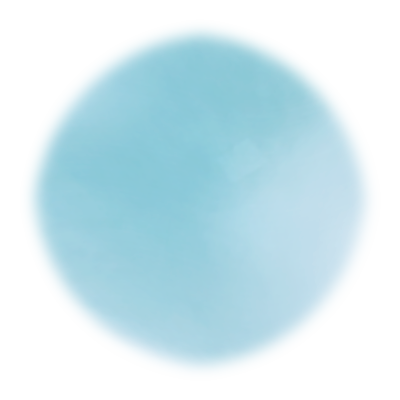
#> input picture verification/continuous-water-prototype/neutral-water-volume.png, 400 x 400 px; the run also reads 1 picture not shown here
$ python build_m2_2_volume_spike.py
#> lines starting #> are read from the running program, lines starting #| are printed output that depends on the picture; after the words box and inside, x2 and y2 are one past the last pixel; in counts of white or black regions, pixels touching at a corner belong together
from pathlib import Path
import json
import math
import numpy as np
from PIL import Image, ImageDraw

ROOT = Path(__file__).parent
OUT = ROOT
W = H = 400
SLICES = 8


def rgba(name):
#> called with name = 'neutral-water-volume.png'
    return np.asarray(Image.open(ROOT / name).convert('RGBA')).astype(np.float32) / 255.0
#> call 2 of rgba, with name = 'neutral-thickness.png'
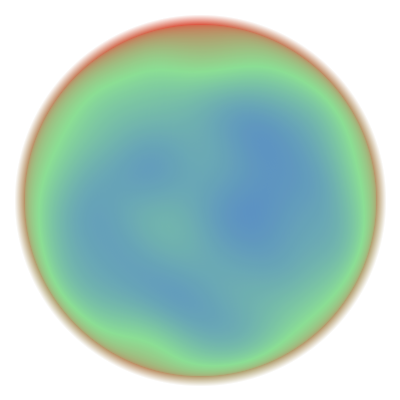
#> input picture verification/continuous-water-prototype/neutral-thickness.png, 400 x 400 px


def gray(name):
#> called with name = 'formal-silhouette-mask.png'
    return np.asarray(Image.open(ROOT / name).convert('L')).astype(np.float32) / 255.0
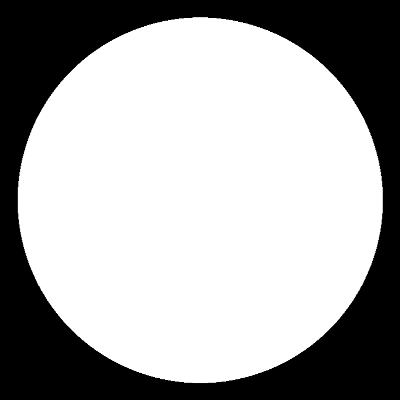
#> input picture verification/continuous-water-prototype/formal-silhouette-mask.png, 400 x 400 px
#> returned value: shape (400, 400) float32


def save_rgba(path, rgb, alpha):
    arr = np.concatenate([np.clip(rgb, 0, 1), np.clip(alpha[..., None], 0, 1)], axis=2)
    Image.fromarray(np.round(arr * 255).astype(np.uint8), 'RGBA').save(path)


volume = rgba('neutral-water-volume.png')
thickness_rgb = volume.copy()
thickness_rgb = rgba('neutral-thickness.png')
detail = rgba('neutral-water-detail.png')
mask = gray('formal-silhouette-mask.png')
film = rgba('formal-outer-film-crop.png')
#> call 4 of rgba, with name = 'formal-outer-film-crop.png'
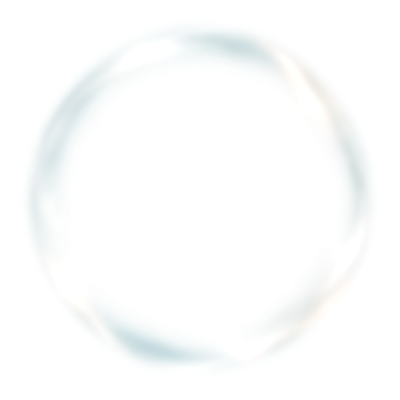
#> input picture verification/final-art-025-material-test/inputs/formal-outer-film-crop.png, 400 x 400 px, found by its file name
base_rgb = volume[..., :3]
base_density = volume[..., 3]
detail_a = detail[..., 3]
# Same semantic conversion used by the M2.1 shader, kept as derived data only.
th = np.clip(0.48 + 0.62 * (thickness_rgb[..., 0] - thickness_rgb[..., 2]) + 0.12 * (thickness_rgb[..., 1] - 0.5), 0.06, 0.94)

# Build a deterministic 8-slice atlas. This is a derived representation, not a
# replacement source: local mass, luminance and thickness gradients determine two
# depth-separated internal bands. The two bands have different depth centres and
# scattering colors, so Z is not represented by alpha-only copies.
luma = np.dot(base_rgb, np.array([0.22, 0.68, 0.10], dtype=np.float32))
gty, gtx = np.gradient(th)
gly, glx = np.gradient(luma)
grad_mag = np.sqrt(gtx * gtx + gty * gty + glx * glx + gly * gly)
grad_norm = np.clip(grad_mag / (np.percentile(grad_mag, 92) + 1e-5), 0, 1)
# Deterministic local coordinate field derived from source gradients and authored mass.
flow_field = np.tanh(1.8 * (0.68 * (luma - 0.5) + 0.32 * (th - 0.5)) + 0.9 * (gtx - gly))
mass = np.clip(base_density * mask, 0, 1)
front_weight = np.clip(0.50 + 0.30 * flow_field + 0.10 * (luma - 0.5), 0.12, 0.88)
rear_weight = 1.0 - front_weight
center_shift = 0.10 * flow_field + 0.06 * (th - 0.5) + 0.035 * (luma - 0.5)
front_center = np.clip(0.34 + center_shift, 0.12, 0.56)
rear_center = np.clip(0.66 + center_shift, 0.44, 0.88)
front_spread = 0.075 + 0.095 * (1.0 - th) + 0.025 * grad_norm
rear_spread = 0.085 + 0.085 * (1.0 - th) + 0.020 * grad_norm
slices = []
for i in range(SLICES):
    z = (i + 0.5) / SLICES
    front_band = np.exp(-((z - front_center) / np.maximum(front_spread, 0.025)) ** 2 * 2.2)
    rear_band = np.exp(-((z - rear_center) / np.maximum(rear_spread, 0.025)) ** 2 * 2.2)
    edge_veil = 0.12 + 0.20 * (1.0 - np.abs(2.0 * z - 1.0))
    alpha = mass * np.clip(edge_veil + 0.82 * (front_weight * front_band + rear_weight * rear_band), 0, 1)
    alpha = np.clip(alpha * (0.78 + 0.22 * (0.65 + 0.35 * th)), 0, 1)
    lobe = np.clip(front_weight * front_band + rear_weight * rear_band, 0, 1)
    # Depth-dependent scattering keeps the source RGB identity but lets internal
    # bands read as different material layers without adding a cyan overlay.
    depth_tint = 0.90 + 0.16 * lobe + 0.045 * (z - 0.5)
    rgb = np.clip(base_rgb * depth_tint[..., None] + np.array([0.006, 0.018, 0.020], dtype=np.float32) * lobe[..., None], 0, 1)
    save_rgba(OUT / f'm2.2-volume-slice-{i:02d}.png', rgb, alpha)
    slices.append(np.concatenate([rgb, alpha[..., None]], axis=2))
#> after the loop, slices = 8 items

atlas = np.concatenate(slices, axis=1)
Image.fromarray(np.round(np.clip(atlas, 0, 1) * 255).astype(np.uint8), 'RGBA').save(OUT / 'm2.2-volume-slice-atlas.png')

# Density montage for human review.
thumbs = []
for i, sl in enumerate(slices):
    a = np.round(sl[..., 3] * 255).astype(np.uint8)
    im = Image.fromarray(a, 'L').convert('RGB')
    im = im.resize((200, 200), Image.Resampling.BILINEAR)
    draw = ImageDraw.Draw(im)
    draw.rectangle((0, 0, 199, 24), fill=(16, 51, 57))
    draw.text((8, 6), f'z{i}  {((i + .5) / SLICES):.3f}', fill=(232, 250, 250))
    thumbs.append(im)
#> this loop made 8 passes
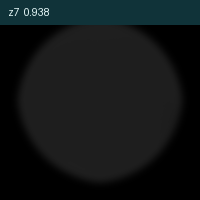
#> im: PIL image 200x200 RGB; mean R, G, B 17.6, 21.9, 22.7
#> after the loop, thumbs = 8 items
montage = Image.new('RGB', (800, 400), (16, 51, 57))
for i, im in enumerate(thumbs):
    montage.paste(im, ((i % 4) * 200, (i // 4) * 200))
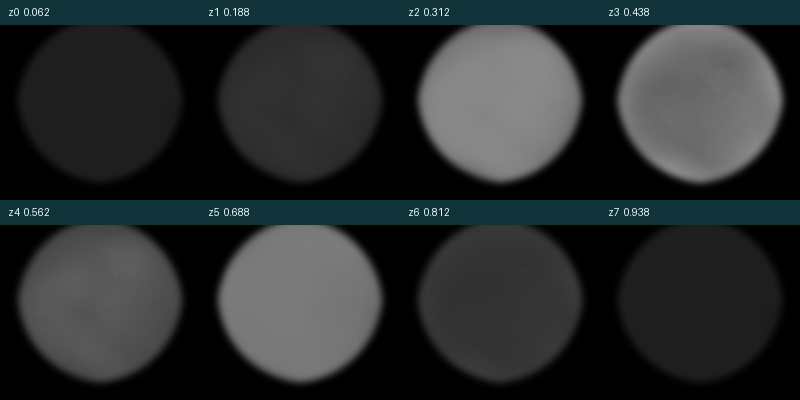
#> montage: PIL image 800x400 RGB; mean R, G, B 40.6, 44.9, 45.6
montage.save(OUT / 'm2.2-z-slice-montage.png')

# CPU mirror of the shader, used only to make deterministic representation evidence.
# It does not stand in for a WebGL runtime pass.
Y, X = np.mgrid[0:H, 0:W]
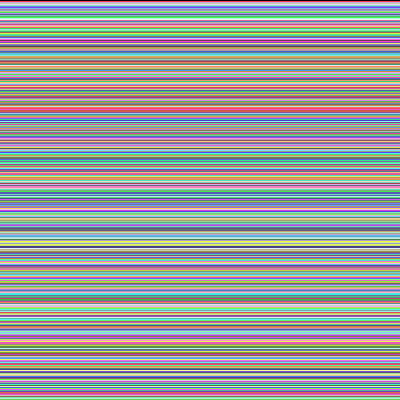
#> Y: shape (400, 400) int64; 400 distinct labels, from 0 to 399; one colour per label, 0 black
p = np.stack([(X + 0.5) / W * 2 - 1, (Y + 0.5) / H * 2 - 1], axis=-1)
r2 = np.sum(p * p, axis=-1)
inside = (r2 <= 1.0) * (mask > 0.02)
#> inside: shape (400, 400) bool; 65.8% white; 1 black region, box (x1, y1, x2, y2) and area: (0, 0, 400, 400) 54681
ray_half = np.sqrt(np.clip(1.0 - r2, 0, 1))
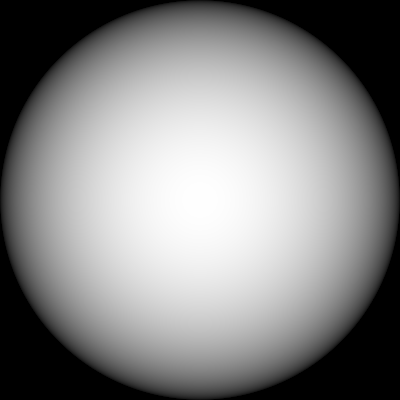
#> ray_half: shape (400, 400) float64; min 0, max 1, mean 0.524
ray_length = 2.0 * ray_half


def atlas_sample(z):
    q = np.clip(z, 0, 1) * (SLICES - 1)
    lo = np.floor(q).astype(np.int32)
    hi = np.minimum(lo + 1, SLICES - 1)
    f = (q - lo)[..., None]
    out = np.empty((H, W, 4), dtype=np.float32)
    for c in range(4):
        a = np.stack([s[..., c] for s in slices], axis=0)
        l = a[lo, Y, X]
        h = a[hi, Y, X]
        out[..., c] = l * (1 - f[..., 0]) + h * f[..., 0]
    return out


def render(samples=12, depth=True, density=True, thick=True, detail_enabled=True):
    accum = np.zeros((H, W, 3), dtype=np.float32)
    trans = np.ones((H, W), dtype=np.float32)
    mid = atlas_sample(np.full((H, W), .5, dtype=np.float32))
    if not depth:
        d = mid[..., 3] if density else np.full((H, W), .24, dtype=np.float32)
        if thick:
            d *= 0.62 + 0.76 * th
        else:
            d *= 1.04
        if detail_enabled:
            d *= 1.0 + detail_a * 0.55
        a = 1.0 - np.exp(-d * 1.35)
        accum = mid[..., :3] * a[..., None]
        trans = 1 - a
    else:
        for j in range(samples):
            z = (j + 0.5) / samples
            # Thickness changes how much of the derived depth envelope is traversed.
            extent = (0.68 + 0.64 * th) if thick else np.full((H, W), 1.0, dtype=np.float32)
            zmap = np.clip(0.5 + (z - 0.5) * extent, 0, 1)
            s = atlas_sample(zmap)
            d = s[..., 3] if density else np.full((H, W), .24, dtype=np.float32)
            if thick:
                d *= 0.62 + 0.76 * th
            else:
                d *= 1.04
            if detail_enabled:
                d *= 1.0 + detail_a * (0.35 + 0.65 * abs(2 * z - 1))
            dt = ray_length / float(samples)
            a = 1.0 - np.exp(-d * (1.10 + 0.70 * th) * dt)
            contrib = trans * a
            accum += s[..., :3] * contrib[..., None]
            trans *= 1.0 - a
    coverage = np.clip(1.0 - trans, 0.0, 1.0)
    col = accum / np.maximum(coverage[..., None], 1e-3)
    # Frozen formal shell contribution, kept intentionally weak and unchanged.
    film_a = film[..., 3] * (0.24 + 0.18 * trans)
    col = col * (1.0 - film_a[..., None] * 0.30) + film[..., :3] * film_a[..., None]
    bg = np.array([0.91, 0.97, 0.97], dtype=np.float32)
    rgb = col * coverage[..., None] + film[..., :3] * film_a[..., None] + bg[None, None, :] * np.clip(1.0 - coverage - film_a, 0.0, 1.0)[..., None]
    rgb[~inside] = bg
    return np.clip(rgb, 0, 1), np.clip(trans, 0, 1), np.clip(1 - trans, 0, 1), np.clip(coverage, 0, 1)


def save_render(name, result):
    rgb, _, _, _ = result
    Image.fromarray(np.round(rgb * 255).astype(np.uint8), 'RGB').save(OUT / name)


renders = {}
for n in (8, 12, 16):
    renders[n] = render(samples=n)
    save_render(f'm2.2-cpu-hero-s{n:02d}.png', renders[n])
#> after the loop, renders = 3 items

for key, kwargs in {
    'depth-off': dict(samples=12, depth=False),
    'density-off': dict(samples=12, density=False),
    'density-on': dict(samples=12, density=True),
    'thickness-off': dict(samples=12, thick=False),
    'thickness-on': dict(samples=12, thick=True),
    'detail-off': dict(samples=12, detail_enabled=False),
    'detail-on': dict(samples=12, detail_enabled=True),
}.items():
    result = render(**kwargs)
    save_render(f'm2.2-cpu-{key}.png', result)

# Ray/debug views use the 12-sample default.
def save_gray(name, img):
    a = np.clip(img, 0, 1)
    a[~inside] = 0
    Image.fromarray(np.round(a * 255).astype(np.uint8), 'L').save(OUT / name)

r12 = renders[12]
save_gray('m2.2-ray-length.png', ray_length / 2.0)
save_gray('m2.2-accumulated-density.png', r12[2])
save_gray('m2.2-final-transmittance.png', r12[1])
save_gray('m2.2-depth-slice-view.png', atlas_sample(np.full((H, W), .5, dtype=np.float32))[..., 3])


def mae(a, b):
    x = np.asarray(Image.open(OUT / a).convert('RGB')).astype(np.float32)
    y = np.asarray(Image.open(OUT / b).convert('RGB')).astype(np.float32)
    d = np.abs(x - y)
    return {'maeRgb': round(float(d.mean()), 4), 'maxRgb': int(d.max()), 'changedPixels': int((d.max(axis=2) > 0).sum())}

metrics = {
    'representation': 'derived-8-slice-density-atlas',
    'sourceFiles': ['neutral-water-volume.png', 'neutral-thickness.png', 'neutral-water-detail.png', 'formal-silhouette-mask.png', 'formal-outer-film-crop.png'],
    'sliceCount': SLICES,
    'sliceAtlas': 'm2.2-volume-slice-atlas.png',
    'sliceMontage': 'm2.2-z-slice-montage.png',
    'ray': {'analyticSphere': True, 'entryExit': True, 'rayLength': '2*sqrt(1-r2)'},
    'accumulation': 'front-to-back Beer-Lambert-style source-over',
    'cpuMirrorOnly': True,
    'sampleAblation': {'s08_vs_s12': mae('m2.2-cpu-hero-s08.png', 'm2.2-cpu-hero-s12.png'), 's12_vs_s16': mae('m2.2-cpu-hero-s12.png', 'm2.2-cpu-hero-s16.png')},
    'ablations': {
        'depthOffOn': mae('m2.2-cpu-depth-off.png', 'm2.2-cpu-hero-s12.png'),
        'densityOffOn': mae('m2.2-cpu-density-off.png', 'm2.2-cpu-density-on.png'),
        'thicknessOffOn': mae('m2.2-cpu-thickness-off.png', 'm2.2-cpu-thickness-on.png'),
        'detailOffOn': mae('m2.2-cpu-detail-off.png', 'm2.2-cpu-detail-on.png')
    },
    'runtime': {'renderer': 'experimental-webgl', 'gpuCapture': 'NOT_REPRODUCED', 'passes': 1, 'framebuffers': 0, 'shaderErrors': 'NOT_REPRODUCED'},
    'shell': 'alpha-aware-frozen',
    'productionDependency': False,
    'm1SourcesModified': False,
}
(OUT / 'm2.2-cpu-evidence.json').write_text(json.dumps(metrics, ensure_ascii=False, indent=2) + '\n')
print(json.dumps(metrics, ensure_ascii=False, indent=2))
#> (printed output is left out)
